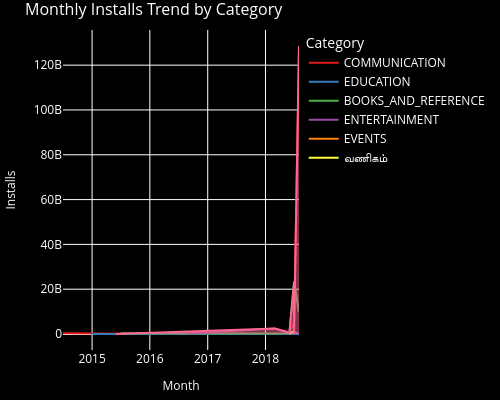

Write notebook code for a chart like this one.
### Code cell
# task 3 :Plot a time series line chart to show the trend of total installs over time.
# adding filter 
filter_time_df = merged_df[(merged_df['Reviews'] > 500) & (~merged_df['App'].str.startswith(('X','Y','Z'), na=False)) & (~merged_df['App'].str.contains('S', case=False, na=False)) & (merged_df['Category'].str.startswith(('E','C','B'), na=False))].copy()
# category Translation
category_translation_2 = {
    "BEAUTY": "सौंदर्य",
    "BUSINESS": "வணிகம்",
    "DATING": "Verabredung",
} 
filter_time_df['Category'] = filter_time_df['Category'].replace(category_translation_2)
#month column
filter_time_df['Last Updated'] = pd.to_datetime(filter_time_df['Last Updated'], errors='coerce')
filter_time_df['Month'] = filter_time_df['Last Updated'].dt.to_period('M').astype(str)
# monthly installs
monthly_installs = filter_time_df.groupby(['Month','Category'])['Installs'].sum().reset_index()
monthly_installs = monthly_installs.sort_values('Month')
# growth percentage
monthly_installs['Growth'] = monthly_installs.groupby('Category')['Installs'].pct_change() 
# time restriction
ist = pytz.timezone("Asia/Kolkata")
current_time = datetime.now(ist)
if 18 <= current_time.hour < 21:
    show_graph = True
else:
    show_graph = False
if show_graph and not monthly_installs.empty:
    fig13 = px.line(
        monthly_installs,
        x='Month',
        y='Installs',
        color='Category',
        title='Monthly Installs Trend by Category',
        color_discrete_sequence=px.colors.qualitative.Set1,
        width=plot_width,
        height=plot_height
    )
    # highlight growth > 20%
    growth_data = monthly_installs[monthly_installs["Growth"] > 0.20]
    for cat in growth_data['Category'].unique():
        temp = growth_data[growth_data['Category'] == cat]
    fig13.add_scatter(
        x=growth_data["Month"],
        y=growth_data["Installs"],
        mode="lines",
        fill="tozeroy",
        opacity=0.2,
        showlegend=False
    )
    fig13.update_layout(
        plot_bgcolor=plot_bg_color,
        paper_bgcolor=plot_bg_color,
        font_color=text_color,
        title_font=title_font,
        xaxis=dict(title_font=axis_font),
        yaxis=dict(title_font=axis_font),
        margin=dict(l=10,r=10,t=30,b=10)
    )
    fig13.update_traces(marker=dict(line=dict(color='white',width=1)))
    save_plot_as_html(fig13, "Monthly Installs Graph 13.html", "This line chart shows the trend of total installs over time for different categories. It helps identify seasonal patterns and growth trends.")
    fig13.show()
else:
    print('Time series line chart is only available between 6 PM and 9 PM IST.')

### Figure 1 — Plotly figure (JSON) as saved in the notebook; plotly's stock layout.template omitted (floating-point values rounded to 4 significant figures)
{"data": [{"hovertemplate": "Category=COMMUNICATION<br>Month=%{x}<br>Installs=%{y}<extra></extra>", "legendgroup": "COMMUNICATION", "line": {"color": "rgb(228,26,28)", "dash": "solid"}, "marker": {"line": {"color": "white", "width": 1}, "symbol": "circle"}, "mode": "lines", "name": "COMMUNICATION", "orientation": "v", "showlegend": true, "type": "scatter", "x": ["2014-07", "2016-06", "2018-06", "2018-07", "2018-08"], "xaxis": "x", "y": [340000000, 1000000, 70000000, 5334000000, 128550000000], "yaxis": "y"}, {"hovertemplate": "Category=EDUCATION<br>Month=%{x}<br>Installs=%{y}<extra></extra>", "legendgroup": "EDUCATION", "line": {"color": "rgb(55,126,184)", "dash": "solid"}, "marker": {"line": {"color": "white", "width": 1}, "symbol": "circle"}, "mode": "lines", "name": "EDUCATION", "orientation": "v", "showlegend": true, "type": "scatter", "x": ["2015-01", "2015-06", "2015-08", "2016-09", "2016-12", "2018-07", "2018-08"], "xaxis": "x", "y": [3700000, 35000000, 36000000, 1000000, 800000, 350000000, 28000000], "yaxis": "y"}, {"hovertemplate": "Category=BOOKS_AND_REFERENCE<br>Month=%{x}<br>Installs=%{y}<extra></extra>", "legendgroup": "BOOKS_AND_REFERENCE", "line": {"color": "rgb(77,175,74)", "dash": "solid"}, "marker": {"line": {"color": "white", "width": 1}, "symbol": "circle"}, "mode": "lines", "name": "BOOKS_AND_REFERENCE", "orientation": "v", "showlegend": true, "type": "scatter", "x": ["2015-07", "2017-08", "2018-05", "2018-06", "2018-07", "2018-08"], "xaxis": "x", "y": [380000000, 400000000, 195000000, 585000000, 23437000000, 9700000000], "yaxis": "y"}, {"hovertemplate": "Category=ENTERTAINMENT<br>Month=%{x}<br>Installs=%{y}<extra></extra>", "legendgroup": "ENTERTAINMENT", "line": {"color": "rgb(152,78,163)", "dash": "solid"}, "marker": {"line": {"color": "white", "width": 1}, "symbol": "circle"}, "mode": "lines", "name": "ENTERTAINMENT", "orientation": "v", "showlegend": true, "type": "scatter", "x": ["2016-09", "2018-03", "2018-06", "2018-07", "2018-08"], "xaxis": "x", "y": [240000000, 2400000000, 780000000, 870100000, 100000000], "yaxis": "y"}, {"hovertemplate": "Category=EVENTS<br>Month=%{x}<br>Installs=%{y}<extra></extra>", "legendgroup": "EVENTS", "line": {"color": "rgb(255,127,0)", "dash": "solid"}, "marker": {"line": {"color": "white", "width": 1}, "symbol": "circle"}, "mode": "lines", "name": "EVENTS", "orientation": "v", "showlegend": true, "type": "scatter", "x": ["2018-05"], "xaxis": "x", "y": [390000], "yaxis": "y"}, {"hovertemplate": "Category=வணிகம்<br>Month=%{x}<br>Installs=%{y}<extra></extra>", "legendgroup": "வணிகம்", "line": {"color": "rgb(255,255,51)", "dash": "solid"}, "marker": {"line": {"color": "white", "width": 1}, "symbol": "circle"}, "mode": "lines", "name": "வணிகம்", "orientation": "v", "showlegend": true, "type": "scatter", "x": ["2018-06", "2018-07"], "xaxis": "x", "y": [35000000, 1170000000], "yaxis": "y"}, {"fill": "tozeroy", "marker": {"line": {"color": "white", "width": 1}}, "mode": "lines", "opacity": 0.2, "showlegend": false, "type": "scatter", "x": ["2015-06", "2018-03", "2018-06", "2018-06", "2018-07", "2018-07", "2018-07", "2018-07", "2018-08"], "y": [35000000, 2400000000, 585000000, 70000000, 23437000000, 5334000000, 350000000, 1170000000, 128550000000]}], "layout": {"font": {"color": "white"}, "height": 400, "legend": {"title": {"text": "Category"}, "tracegroupgap": 0}, "margin": {"b": 10, "l": 10, "r": 10, "t": 30}, "paper_bgcolor": "black", "plot_bgcolor": "black", "title": {"font": {"size": 16}, "text": "Monthly Installs Trend by Category"}, "width": 500, "xaxis": {"anchor": "y", "domain": [0, 1], "title": {"font": {"size": 12}, "text": "Month"}}, "yaxis": {"anchor": "x", "domain": [0, 1], "title": {"font": {"size": 12}, "text": "Installs"}}}}
